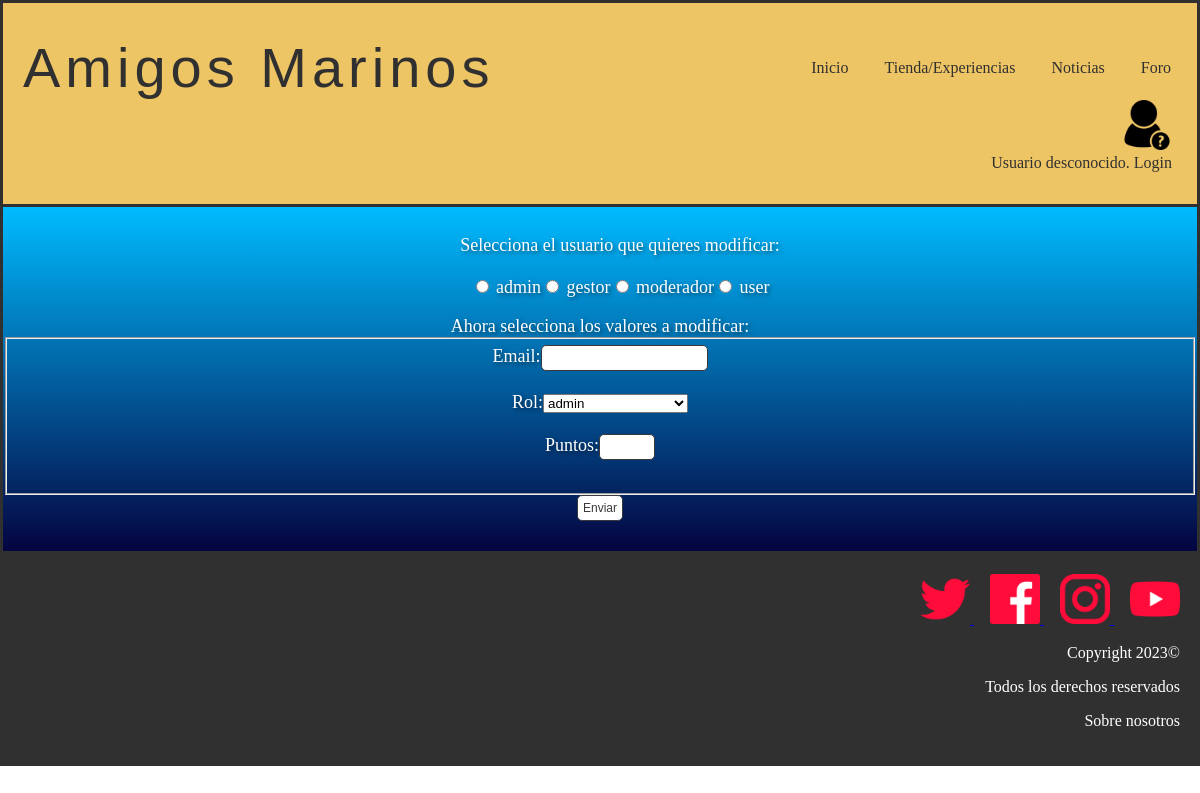
The app's page /modificarUsuario.php with its own data.
### tables this page shows
CREATE TABLE IF NOT EXISTS `usuario` (
  `username` varchar(20) NOT NULL,
  `password` varchar(70) NOT NULL,
  `email` varchar(50) NOT NULL,
  `rol` int(11) NOT NULL,
  `puntos` int(11) NOT NULL,
  PRIMARY KEY (`username`),
  KEY `rol` (`rol`)
);

### includes/Usuario.php (called while the page is built, shortened)
<?php
class Usuario{
    public static function cargarUsuarios(){
        $usuarios = [];
        $conn = Aplicacion::getInstance()->getConexionBd();
        $query = "SELECT * FROM usuario";
        $resultado = mysqli_query($conn, $query);
        if(mysqli_num_rows($resultado) > 0){
            $i = 0;
            while($fila = $resultado->fetch_assoc()){
                $usuarios[$i] = new Usuario($fila["username"], $fila["password"], $fila["email"], $fila["rol"], $fila["puntos"]);
                $i++;
            }
            return $usuarios;
        }
        else{
            return false;
        }
    }
    private $username;
    private $email;
    private $puntos;
    private function __construct($username, $password, $email, $rol,$puntos)
    {
        $this->username = $username;
        $this->email = $email;
        $this->puntos = $puntos;
    }
    public function getNombreUsuario()
    {
        return $this->username;
    }
    public function getEmail()
    {
        return $this->email;
    }
    public function getPuntos()
    {
        return $this->puntos;
    }
}
?>

### includes/rol.php (called while the page is built, shortened)
<?php
class rol{
    public static function getAllRols(){
        $conn = Aplicacion::getInstance()->getConexionBd();
        $query = sprintf("SELECT nombre FROM rol ");
        $rs = $conn->query($query);
        return $rs;
    }
}
?>

### modificarUsuario.php (the view, shortened to what this page needs)
<?php
    require_once __DIR__.'/includes/Usuario.php';
    require_once __DIR__.'/includes/rol.php';
?>
<!DOCTYPE html>
<html>
    <head>
        <link href= "./css/style.css?id=1" rel="stylesheet" type="text/css">
    </head>
    <body>
            <?php
                require ('./includes/comun/cabecera.php');
            ?>
            <main>
            <div class="container">
                <div class="usu">
                    <ul class="modificarUsuarios">
                        <?php
                            $usuarios = Usuario::cargarUsuarios();
                            foreach($usuarios as $u){
                                $nombreaux = $u->getNombreUsuario();
                            }
                            if(empty($usuarios)||$_SESSION["nombre"]==$nombreaux){
                                echo '<h2>No hay usuarios en la Base de Datos</h2>';
                            }
                            else{
                                echo '<form action="validarEdicion.php?es=usuario" method="post">';
                                echo '<label>Selecciona el usuario que quieres modificar:</label>';
                                echo '<br><br>';
                                foreach($usuarios as $u){
                                    $nombre = $u->getNombreUsuario();
                                    $email=$u->getEmail();
                                    $puntos=$u->getPuntos();
                                    if($_SESSION["nombre"]!=$nombre){
                                        echo "<li><input type='radio' name='usuario' value='". $nombre ."' data-email='". $email ."' data-puntos='". $puntos ."' > ". $nombre ."</li>";
                                    }
                                }
                            echo '</ul>';
                            echo '<label>Ahora selecciona los valores a modificar: </label>';
                            echo '<fieldset>';
                            echo '<label for="email">Email:</label>';
                            echo '<input type="text" name="email" id="email"><br><br>';
                            echo '<label for="rol">Rol:</label>';
                            echo '<select name ="rol" id="rol">';
                            $result=rol::getAllRols();
                            while($row=mysqli_fetch_object($result)){
                                echo "<option>$row->nombre</option>";
                            }
                            echo'</select> <br><br>';
                            echo '<label for="puntos">Puntos:</label>';
                            echo '<input type="number" name="puntos" id="puntos" min="0" max="99"><br><br>';
                            echo '</fieldset>';
                            echo '<input type="submit" value="Enviar">';
                            }
                        ?>
                </div>
            </div>
        <?php
            require('./includes/comun/pie.php');
        ?>
        </main>
    </body>
</html>

### css/style.css (style rules this page uses)
body { color: white; background-color: white; text-align: center; margin: auto; }
.container { background-image: linear-gradient(to bottom,#00bbff, #040440); border: 3px solid #303030; padding-top: 10px; padding-bottom: 20px; }
input[type="text"], input[type="email"], input::placeholder, input[type="password"],textarea,input[type="number"],input[type="password"] { background-color: transparent; border: none; font-size: 25px; border-bottom: 2px solid #fff; color: #fff; text-align: center; text-shadow: 2px 2px 4px rgba(0, 0, 0, 0.5); }
.usu { color:white; text-shadow: 2px 2px 4px rgba(0, 0, 0, 0.5); font-weight:500; font-size: 18px; display: block; margin-bottom: 10px; }
.usu input { border: 1px solid #393939; border-radius: 5px 5px 5px 5px; color: #393939; font-size: 12px; padding: 5px; background: white; cursor: pointer; }
.modificarUsuarios li { color:white; list-style: none; text-align: center; font-weight:500; font-size: large; display: inline-block; }

### records on screen
usuario: username "admin"
usuario: username "gestor"
usuario: username "moderador"
usuario: username "user"

### other values on screen
form field rol "admin"
